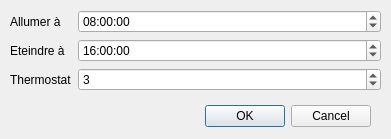
<?xml version="1.0" encoding="UTF-8"?>
<ui version="4.0">
 <class>ModifierCreneau</class>
 <widget class="QDialog" name="ModifierCreneau">
  <property name="geometry">
   <rect>
    <x>0</x>
    <y>0</y>
    <width>391</width>
    <height>139</height>
   </rect>
  </property>
  <property name="windowTitle">
   <string>Modifier un créneau</string>
  </property>
  <widget class="QDialogButtonBox" name="buttonBox">
   <property name="geometry">
    <rect>
     <x>30</x>
     <y>100</y>
     <width>341</width>
     <height>32</height>
    </rect>
   </property>
   <property name="orientation">
    <enum>Qt::Horizontal</enum>
   </property>
   <property name="standardButtons">
    <set>QDialogButtonBox::Cancel|QDialogButtonBox::Ok</set>
   </property>
  </widget>
  <widget class="QWidget" name="formLayoutWidget">
   <property name="geometry">
    <rect>
     <x>10</x>
     <y>10</y>
     <width>371</width>
     <height>81</height>
    </rect>
   </property>
   <layout class="QFormLayout" name="formLayout">
    <item row="0" column="0">
     <widget class="QLabel" name="label">
      <property name="text">
       <string>Allumer à</string>
      </property>
     </widget>
    </item>
    <item row="0" column="1">
     <widget class="QTimeEdit" name="timeEdit">
      <property name="dateTime">
       <datetime>
        <hour>8</hour>
        <minute>0</minute>
        <second>0</second>
        <year>2000</year>
        <month>1</month>
        <day>1</day>
       </datetime>
      </property>
     </widget>
    </item>
    <item row="1" column="0">
     <widget class="QLabel" name="label_2">
      <property name="text">
       <string>Eteindre à</string>
      </property>
     </widget>
    </item>
    <item row="1" column="1">
     <widget class="QTimeEdit" name="timeEdit_2">
      <property name="dateTime">
       <datetime>
        <hour>16</hour>
        <minute>0</minute>
        <second>0</second>
        <year>2000</year>
        <month>1</month>
        <day>1</day>
       </datetime>
      </property>
     </widget>
    </item>
    <item row="2" column="0">
     <widget class="QLabel" name="label_3">
      <property name="text">
       <string>Thermostat</string>
      </property>
     </widget>
    </item>
    <item row="2" column="1">
     <widget class="QSpinBox" name="spinBox">
      <property name="minimum">
       <number>1</number>
      </property>
      <property name="maximum">
       <number>7</number>
      </property>
      <property name="value">
       <number>3</number>
      </property>
     </widget>
    </item>
   </layout>
  </widget>
 </widget>
 <resources/>
 <connections>
  <connection>
   <sender>buttonBox</sender>
   <signal>accepted()</signal>
   <receiver>ModifierCreneau</receiver>
   <slot>accept()</slot>
   <hints>
    <hint type="sourcelabel">
     <x>248</x>
     <y>254</y>
    </hint>
    <hint type="destinationlabel">
     <x>157</x>
     <y>274</y>
    </hint>
   </hints>
  </connection>
  <connection>
   <sender>buttonBox</sender>
   <signal>rejected()</signal>
   <receiver>ModifierCreneau</receiver>
   <slot>reject()</slot>
   <hints>
    <hint type="sourcelabel">
     <x>316</x>
     <y>260</y>
    </hint>
    <hint type="destinationlabel">
     <x>286</x>
     <y>274</y>
    </hint>
   </hints>
  </connection>
 </connections>
</ui>
